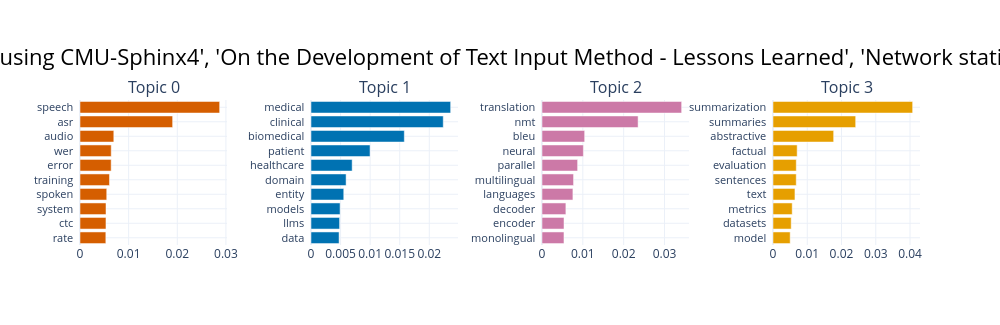

Write notebook code for a chart like this one.
### Code cell
from bertopic.representation import MaximalMarginalRelevance

representation_model = MaximalMarginalRelevance(diversity=0.2)
topic_model.update_topics(abstracts, representation_model=representation_model)

topic_model.visualize_barchart(title=titles, n_words=10, autoscale=True, top_n_topics=4)

### Figure 1 — Plotly figure (JSON) as saved in the notebook; plotly's stock layout.template omitted (floating-point values rounded to 4 significant figures)
{"data": [{"marker": {"color": "#D55E00"}, "orientation": "h", "x": [0.00531, 0.005338, 0.005347, 0.005498, 0.00606, 0.006408, 0.006421, 0.006949, 0.01904, 0.02871], "y": ["rate  ", "ctc  ", "system  ", "spoken  ", "training  ", "error  ", "wer  ", "audio  ", "asr  ", "speech  "], "type": "bar", "xaxis": "x", "yaxis": "y"}, {"marker": {"color": "#0072B2"}, "orientation": "h", "x": [0.004749, 0.004835, 0.004916, 0.005538, 0.005934, 0.00696, 0.009984, 0.01578, 0.02236, 0.02361], "y": ["data  ", "llms  ", "models  ", "entity  ", "domain  ", "healthcare  ", "patient  ", "biomedical  ", "clinical  ", "medical  "], "type": "bar", "xaxis": "x2", "yaxis": "y2"}, {"marker": {"color": "#CC79A7"}, "orientation": "h", "x": [0.005379, 0.005393, 0.005849, 0.007568, 0.007726, 0.008723, 0.01013, 0.01045, 0.02353, 0.0342], "y": ["monolingual  ", "encoder  ", "decoder  ", "languages  ", "multilingual  ", "parallel  ", "neural  ", "bleu  ", "nmt  ", "translation  "], "type": "bar", "xaxis": "x3", "yaxis": "y3"}, {"marker": {"color": "#E69F00"}, "orientation": "h", "x": [0.005014, 0.005313, 0.005607, 0.006409, 0.006784, 0.006795, 0.007054, 0.01771, 0.02413, 0.04077], "y": ["model  ", "datasets  ", "metrics  ", "text  ", "sentences  ", "evaluation  ", "factual  ", "abstractive  ", "summaries  ", "summarization  "], "type": "bar", "xaxis": "x4", "yaxis": "y4"}], "layout": {"xaxis": {"anchor": "y", "domain": [0.0, 0.175], "showgrid": true}, "yaxis": {"anchor": "x", "domain": [0.0, 1.0], "tickfont": {"size": 11}, "showgrid": true}, "xaxis2": {"anchor": "y2", "domain": [0.275, 0.45], "showgrid": true}, "yaxis2": {"anchor": "x2", "domain": [0.0, 1.0], "tickfont": {"size": 11}, "showgrid": true}, "xaxis3": {"anchor": "y3", "domain": [0.55, 0.725], "showgrid": true}, "yaxis3": {"anchor": "x3", "domain": [0.0, 1.0], "tickfont": {"size": 11}, "showgrid": true}, "xaxis4": {"anchor": "y4", "domain": [0.825, 1.0], "showgrid": true}, "yaxis4": {"anchor": "x4", "domain": [0.0, 1.0], "tickfont": {"size": 11}, "showgrid": true}, "annotations": [{"font": {"size": 16}, "showarrow": false, "text": "Topic 0", "x": 0.0875, "xanchor": "center", "xref": "paper", "y": 1.0, "yanchor": "bottom", "yref": "paper"}, {"font": {"size": 16}, "showarrow": false, "text": "Topic 1", "x": 0.3625, "xanchor": "center", "xref": "paper", "y": 1.0, "yanchor": "bottom", "yref": "paper"}, {"font": {"size": 16}, "showarrow": false, "text": "Topic 2", "x": 0.6375, "xanchor": "center", "xref": "paper", "y": 1.0, "yanchor": "bottom", "yref": "paper"}, {"font": {"size": 16}, "showarrow": false, "text": "Topic 3", "x": 0.9125, "xanchor": "center", "xref": "paper", "y": 1.0, "yanchor": "bottom", "yref": "paper"}], "title": {"font": {"size": 22, "color": "Black"}, "text": "Column(['Introduction to Arabic Speech Recognition Using CMUSphinx System', 'Arabic Speech Recognition System using CMU-Sphinx4', 'On the Development of Text Input Method - Lessons Learned', 'Network statistics on early English Syntax: Structural criteria', 'Segmentation and Context of Literary and Musical Sequences', ...])", "x": 0.5, "xanchor": "center", "yanchor": "top"}, "hoverlabel": {"font": {"size": 16, "family": "Rockwell"}, "bgcolor": "white"}, "showlegend": false, "width": 1000, "height": 325.0}}
